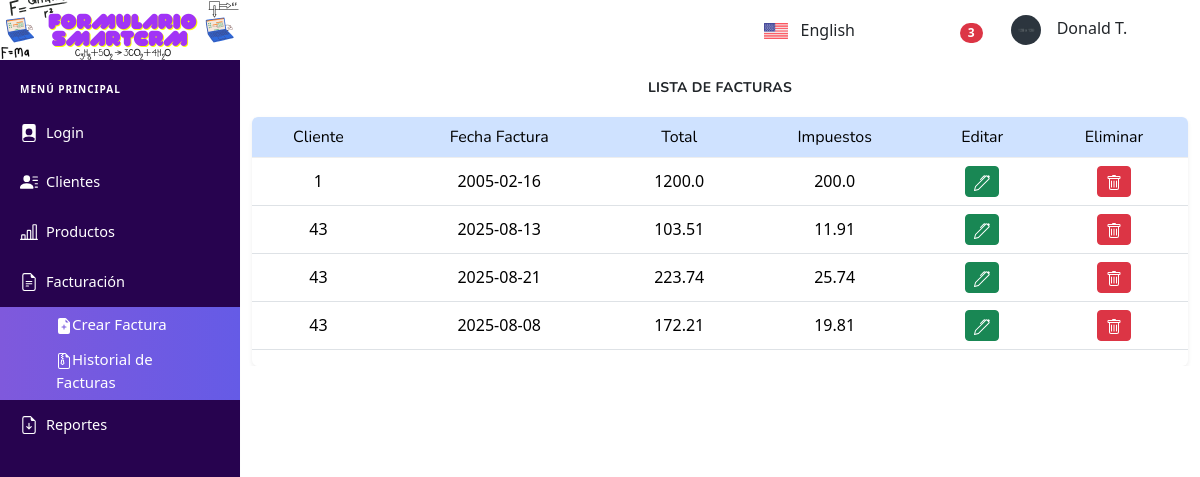
Page /listaF on the committed database.
### tables this page shows
CREATE TABLE "Facturas" (
	"idFactura"	INTEGER NOT NULL,
	"idCliente"	INTEGER NOT NULL,
	"fecha"	TEXT NOT NULL,
	"total"	REAL,
	"impuestos"	REAL,
	"activo"	INTEGER DEFAULT 1,
	PRIMARY KEY("idFactura" AUTOINCREMENT),
	FOREIGN KEY("idCliente") REFERENCES "Clientes"("idCliente")
);

### app.py (the view)
@app.route('/listaF')
def listaF():
    con = conectar()
    cursor = con.cursor()
    cursor.execute("SELECT * FROM Facturas")
    lista = cursor.fetchall()
    con.close()
    return render_template('listaFactura.html', listaFactura=lista)

### app.py (called while the page is built)
def conectar():
    return sqlite3.connect('DB.db')

### templates/listaFactura.html (shortened to what this page needs)
{% extends 'includes/header.html' %}
{% block content %}
<div class="container mt-5" >
    <h4 class="card-title text-center fw-bold estilo fw-bold" style="margin-top: 80px; margin-bottom: 20px; text-align: center;">Lista De Facturas</h4>
    <div class="table-responsive shadow-sm rounded">
        <table class="table table-hover align-middle">
            <thead class="table-primary text-primary text-center">
                <tr>
                    <th>Cliente</th>
                    <th>Fecha Factura</th>
                    <th>Total</th>
                    <th>Impuestos</th>
                    <th>Editar</th>
                    <th>Eliminar</th>
                </tr>
            </thead>
            <tbody>
                {% if listaFactura%}
                    {% for k in listaFactura %}
                    <tr style="text-align: center;">
                        <td>{{ k[1] }}</td>
                        <td>{{ k[2] }}</td>
                        <td>{{ k[3] }}</td>
                        <td>{{ k[4] }}</td>
                        <td class="text-center">
                            <a href="/editarCliente/{{ k[0] }}" class="btn btn-sm btn-success" title="Editar cliente">
                            </a>
                        </td>
                        <td class="text-center">
                       <form action="/eliminarProducto/{{ k[0] }}" method="post" onsubmit="return confirm('¿Estás seguro de eliminar este Productos?');" style="display:inline;">
                            <button type="submit" class="btn btn-sm btn-danger" title="Eliminar cliente">
                            </button>
                        </form>
                        </td>
                    </tr>
                    {% endfor %}
                {% else %}
                    <tr>
                        <td colspan="8" class="text-center fst-italic text-muted">No hay clientes registrados.</td>
                    </tr>
                {% endif %}
            </tbody>
        </table>
    </div>
</div>
{% endblock %}

### rows in the picture
Facturas: idCliente "1", fecha "2005-02-16", total "1200.0", impuestos "200.0"
Facturas: idCliente "43", fecha "2025-08-13", total "103.51", impuestos "11.91"
Facturas: idCliente "43", fecha "2025-08-21", total "223.74", impuestos "25.74"
Facturas: idCliente "43", fecha "2025-08-08", total "172.21", impuestos "19.81"
